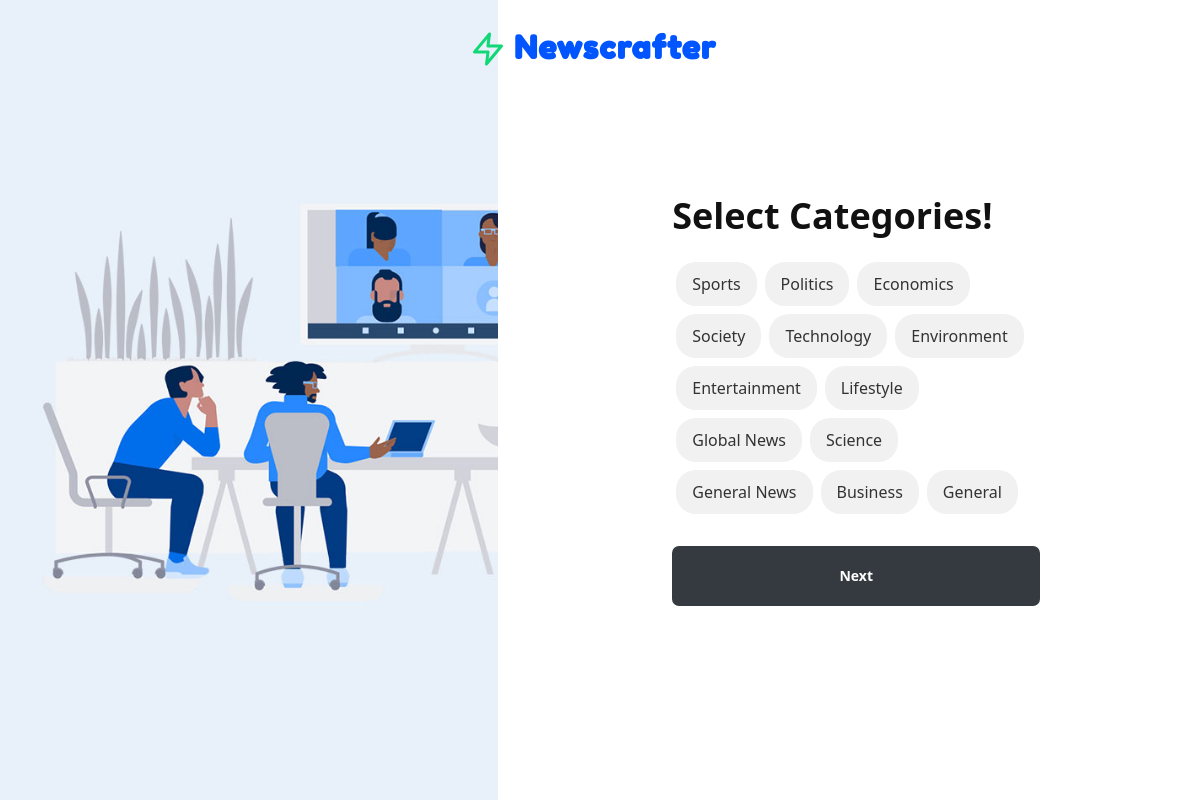
Screenshot of /category-select/ with the database file from the repository.
### adminapp/models.py (models this page shows, shortened)
class NewsCategory(models.Model):
    category_name = models.CharField(max_length=100)

### web/views.py (the view, shortened to what this page needs)
# urls.py: path('category-select/',views.category_select,name="category_select"),
def category_select(request):
    news_category = NewsCategory.objects.filter().all()
    context = {
        'news_categories' : news_category
    }
    return render(request,'web/category.html',context)

### templates/web/category.html (shortened to what this page needs)
{% load static %}
<!DOCTYPE html>
<html lang="en">
<head>
    <link rel="stylesheet" href="{% static 'web/css/themify-icons.css' %}">
    <link rel="stylesheet" href="{% static 'web/css/feather.css' %}">
    <link rel="stylesheet" href="{% static 'web/css/style.css' %}">
</head>
<body class="color-theme-blue">
    <div class="main-wrap">
        <div class="nav-header bg-transparent shadow-none border-0">
            <div class="nav-top w-100">
                <a href="index.html"><i class="feather-zap text-success display1-size me-2 ms-0"></i><span class="d-inline-block fredoka-font ls-3 fw-600 text-current font-xxl logo-text mb-0">Newscrafter </span> </a>
            </div>
        </div>
        <div class="row">
            <div class="col-xl-5 d-none d-xl-block p-0 vh-100 bg-image-cover bg-no-repeat" style="background-image: url({% static 'web/images/login-bg-2.jpg' %});"></div>
            <div class="col-xl-7 vh-100 align-items-center d-flex bg-white rounded-3 overflow-hidden">
                <div class="card shadow-none border-0 ms-auto me-auto login-card">
                    <div class="card-body rounded-0 text-left">
                        <h2 class="fw-700 display1-size display2-md-size mb-4">Select Categories!</h2>
                        <form method="post">
                            <div class="d-flex flex-wrap">
                                {% for news_category in news_categories %}
                                <label class="category-tag mx-1 mb-2">
                                    <span class="tag-content px-3 py-2">{{ news_category.category_name }}</span>
                                </label>
                                {% endfor %}
                            </div>
                            <div class="form-group mt-4">
                                <button type="submit" class="form-control text-center style2-input text-white fw-600 bg-dark border-0 p-0">
                                    Next
                                </button>
                            </div>
                        </form>
                    </div>
                </div>
            </div>
        </div>
    </div>
</body>
</html>

### static/web/css/feather.css (style rules this page uses)
[class^="feather-"], [class*=" feather-"] { font-family: 'feather' !important; speak: none; font-style: normal; font-weight: normal; font-variant: normal; text-transform: none; line-height: 1; -webkit-font-smoothing: antialiased; -moz-osx-font-smoothing: grayscale; }
.feather-zap:before { content: "\ea06"; }

### templates/web/category.html (style rules this page uses)
.category-tag { cursor: pointer; }
.tag-content { display: inline-block; background-color: #f1f1f1; color: #333; border-radius: 20px; transition: background-color 0.3s, color 0.3s; }

### rows the page displays
NewsCategory: category_name "Sports"
NewsCategory: category_name "Politics"
NewsCategory: category_name "Economics"
NewsCategory: category_name "Society"
NewsCategory: category_name "Technology"
NewsCategory: category_name "Environment"
NewsCategory: category_name "Entertainment"
NewsCategory: category_name "Lifestyle"
NewsCategory: category_name "Global News"
NewsCategory: category_name "Science"
NewsCategory: category_name "General News"
NewsCategory: category_name "Business"
NewsCategory: category_name "General"
